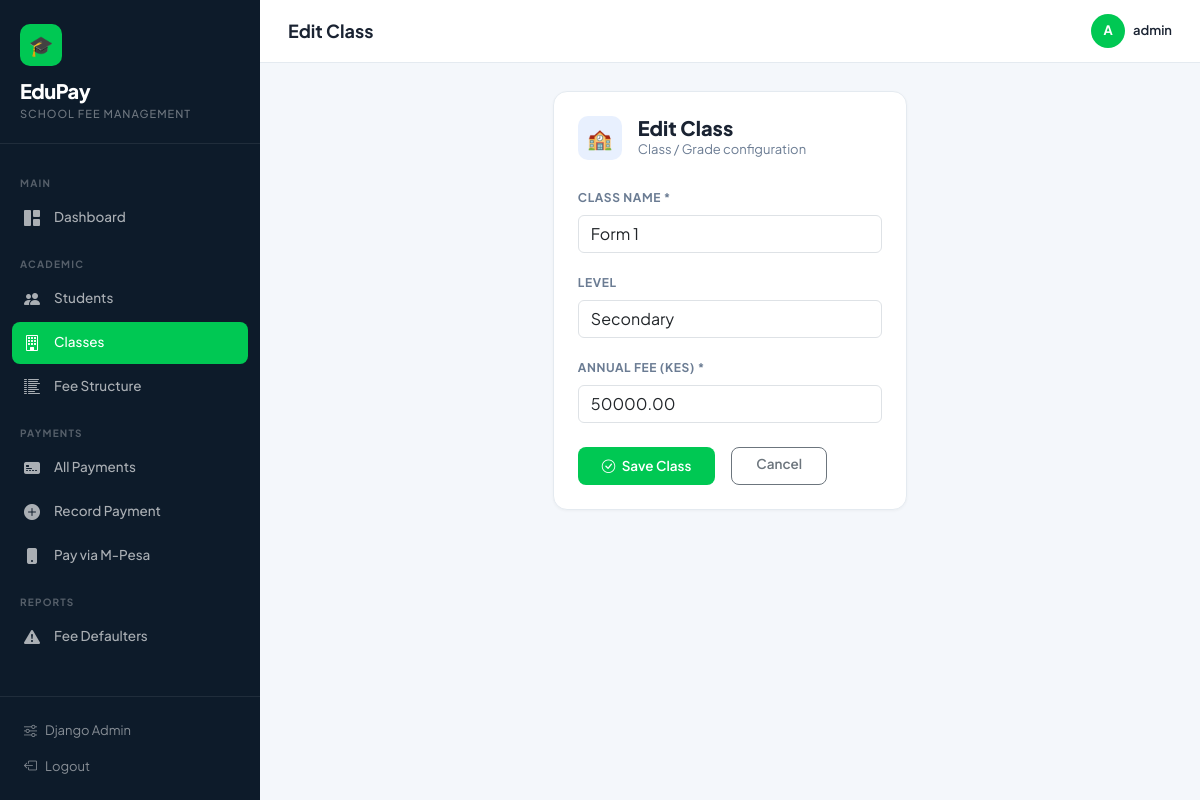
The page /classes/1/edit/ (signed in) on the database its author committed.
### fees/models.py (models this page shows, shortened)
class Class(models.Model):
    name = models.CharField(max_length=50)          # e.g. "Form 1", "Grade 6"
    level = models.CharField(max_length=50, blank=True)
    annual_fee = models.DecimalField(max_digits=10, decimal_places=2, default=0)
    class Meta:
        verbose_name_plural = "Classes"
        ordering = ['name']

### fees/views.py (the view)
# urls.py: path('classes/<int:pk>/edit/', views.class_edit, name='class_edit'),
@login_required
def class_edit(request, pk):
    cls = get_object_or_404(Class, pk=pk)
    if request.method == 'POST':
        form = ClassForm(request.POST, instance=cls)
        if form.is_valid():
            form.save()
            messages.success(request, 'Class updated!')
            return redirect('class_list')
    else:
        form = ClassForm(instance=cls)
    return render(request, 'fees/class_form.html', {'form': form, 'title': 'Edit Class', 'object': cls})

### fees/forms.py
class ClassForm(forms.ModelForm):
    class Meta:
        model = Class
        fields = ['name', 'level', 'annual_fee']
        widgets = {
            'name': forms.TextInput(attrs={'class': 'form-control', 'placeholder': 'e.g. Form 1'}),
            'level': forms.TextInput(attrs={'class': 'form-control', 'placeholder': 'e.g. Secondary'}),
            'annual_fee': forms.NumberInput(attrs={'class': 'form-control', 'placeholder': '0.00'}),
        }

### fees/templates/fees/class_form.html (shortened to what this page needs)
{% extends 'base.html' %}
{% block page_title %}{{ title }}{% endblock %}
{% block content %}
<div class="row justify-content-center">
  <div class="col-lg-5">
    <div class="ep-card">
      <div class="d-flex align-items-center gap-3 mb-4">
        <div style="width:44px; height:44px; background:#e8f0fe; border-radius:10px; display:flex; align-items:center; justify-content:center; font-size:20px;">🏫</div>
        <div>
          <h5 style="font-weight:800; margin:0;">{{ title }}</h5>
          <p style="margin:0; font-size:13px; color:#6b7c93;">Class / Grade configuration</p>
        </div>
      </div>
      <form method="post">
        <div class="row g-3">
          <div class="col-12">
            <label class="form-label" style="font-size:12px; font-weight:700; color:#6b7c93; text-transform:uppercase; letter-spacing:.6px;">Class Name *</label>
            {{ form.name }}
          </div>
          <div class="col-12">
            <label class="form-label" style="font-size:12px; font-weight:700; color:#6b7c93; text-transform:uppercase; letter-spacing:.6px;">Level</label>
            {{ form.level }}
          </div>
          <div class="col-12">
            <label class="form-label" style="font-size:12px; font-weight:700; color:#6b7c93; text-transform:uppercase; letter-spacing:.6px;">Annual Fee (KES) *</label>
            {{ form.annual_fee }}
          </div>
        </div>
        <div class="d-flex gap-3 mt-4">
          <button type="submit" class="btn-ep btn px-4">
            <i class="bi bi-check-circle me-1"></i> Save Class
          </button>
          <a href="{% url 'class_list' %}" class="btn btn-outline-secondary px-4" style="border-radius:8px; font-size:13.5px; font-weight:600;">Cancel</a>
        </div>
      </form>
    </div>
  </div>
</div>
{% endblock %}

### templates/base.html (shortened to what this page needs)
<!DOCTYPE html>
<html lang="en">
<head>
  <link href="https://cdn.jsdelivr.net/npm/bootstrap@5.3.2/dist/css/bootstrap.min.css" rel="stylesheet">
  <link href="https://cdn.jsdelivr.net/npm/bootstrap-icons@1.11.3/font/bootstrap-icons.css" rel="stylesheet">
</head>
<body>
<aside class="sidebar" id="sidebar">
  <div class="sidebar-brand">
    <div class="brand-icon">🎓</div>
    <div class="brand-name">EduPay</div>
    <div class="brand-sub">School Fee Management</div>
  </div>
  <nav class="sidebar-nav">
    <div class="nav-section-label">Main</div>
    <a href="{% url 'dashboard' %}" class="sidebar-link {% if request.resolver_match.url_name == 'dashboard' or request.resolver_match.url_name == 'home' %}active{% endif %}">
      <i class="bi bi-grid-1x2-fill"></i> Dashboard
    </a>
    <div class="nav-section-label">Academic</div>
    <a href="{% url 'student_list' %}" class="sidebar-link {% if 'student' in request.resolver_match.url_name %}active{% endif %}">
      <i class="bi bi-people-fill"></i> Students
    </a>
    <a href="{% url 'class_list' %}" class="sidebar-link {% if 'class' in request.resolver_match.url_name %}active{% endif %}">
      <i class="bi bi-building"></i> Classes
    </a>
    <a href="{% url 'fee_structure_list' %}" class="sidebar-link {% if 'fee_structure' in request.resolver_match.url_name %}active{% endif %}">
      <i class="bi bi-list-columns-reverse"></i> Fee Structure
    </a>
    <div class="nav-section-label">Payments</div>
    <a href="{% url 'payment_list' %}" class="sidebar-link {% if request.resolver_match.url_name == 'payment_list' %}active{% endif %}">
      <i class="bi bi-credit-card-2-front-fill"></i> All Payments
    </a>
    <a href="{% url 'payment_create' %}" class="sidebar-link {% if request.resolver_match.url_name == 'payment_create' %}active{% endif %}">
      <i class="bi bi-plus-circle-fill"></i> Record Payment
    </a>
    <a href="{% url 'mpesa_pay' %}" class="sidebar-link {% if 'mpesa' in request.resolver_match.url_name %}active{% endif %}">
      <i class="bi bi-phone-fill"></i> Pay via M-Pesa
    </a>
    <div class="nav-section-label">Reports</div>
    <a href="{% url 'defaulters_report' %}" class="sidebar-link {% if 'defaulters' in request.resolver_match.url_name %}active{% endif %}">
      <i class="bi bi-exclamation-triangle-fill"></i> Fee Defaulters
    </a>
  </nav>
  <div class="sidebar-footer">
    <a href="/admin/">
      <i class="bi bi-sliders"></i> Django Admin
    </a>
    <a href="{% url 'logout' %}">
      <i class="bi bi-box-arrow-left"></i> Logout
    </a>
  </div>
</aside>
<div class="main-wrap">
  <header class="topbar">
    <h1 class="page-title">{% block page_title %}Dashboard{% endblock %}</h1>
    <div class="topbar-right">
      <div class="user-badge">
        <div class="user-avatar">{{ request.user.username|first|upper }}</div>
        <span>{{ request.user.username }}</span>
      </div>
    </div>
  </header>
  <main class="page-content">
    {% block content %}{% endblock %}
  </main>
</div>
</body>
</html>

### templates/base.html (style rules this page uses)
:root { --ep-green: #00c853; --ep-green-dark: #00a040; --ep-green-light: #e8faf0; --ep-navy: #0d1b2a; --ep-slate: #1e3045; --ep-text: #1a2332; --ep-muted: #6b7c93; --ep-border: #e4eaf0; --ep-bg: #f4f7fb; --ep-card: #ffffff; --ep-mpesa: #00b300; --sidebar-w: 260px; --font: 'Plus Jakarta Sans', sans-serif; --mono: 'DM Mono', monospace; }
* { box-sizing: border-box; }
body { font-family: var(--font); background: var(--ep-bg); color: var(--ep-text); margin: 0; min-height: 100vh; }
.sidebar { position: fixed; top: 0; left: 0; width: var(--sidebar-w); height: 100vh; background: var(--ep-navy); display: flex; flex-direction: column; z-index: 1000; transition: transform .3s ease; overflow-y: auto; }
.sidebar-brand { padding: 24px 20px 20px; border-bottom: 1px solid rgba(255,255,255,.08); }
.sidebar-brand .brand-icon { width: 42px; height: 42px; background: var(--ep-green); border-radius: 10px; display: flex; align-items: center; justify-content: center; font-size: 20px; margin-bottom: 10px; }
.sidebar-brand .brand-name { font-size: 20px; font-weight: 800; color: #fff; letter-spacing: -0.5px; }
.sidebar-brand .brand-sub { font-size: 11px; color: rgba(255,255,255,.4); font-weight: 500; text-transform: uppercase; letter-spacing: 1px; }
.sidebar-nav { flex: 1; padding: 16px 12px; }
.nav-section-label { font-size: 10px; font-weight: 700; text-transform: uppercase; letter-spacing: 1.2px; color: rgba(255,255,255,.3); padding: 16px 8px 6px; }
.sidebar-link { display: flex; align-items: center; gap: 10px; padding: 9px 12px; border-radius: 8px; text-decoration: none; color: rgba(255,255,255,.65); font-size: 13.5px; font-weight: 500; transition: all .15s; margin-bottom: 2px; }
.sidebar-link.active { background: var(--ep-green); color: #fff; }
.sidebar-link i { font-size: 16px; width: 20px; flex-shrink: 0; }
.sidebar-footer { padding: 16px; border-top: 1px solid rgba(255,255,255,.08); }
.sidebar-footer a { display: flex; align-items: center; gap: 8px; color: rgba(255,255,255,.5); font-size: 13px; text-decoration: none; padding: 8px; border-radius: 6px; transition: .15s; }
.main-wrap { margin-left: var(--sidebar-w); min-height: 100vh; display: flex; flex-direction: column; }
.topbar { background: #fff; border-bottom: 1px solid var(--ep-border); padding: 14px 28px; display: flex; align-items: center; justify-content: space-between; position: sticky; top: 0; z-index: 100; }
.topbar .page-title { font-size: 18px; font-weight: 700; color: var(--ep-text); margin: 0; }
.topbar .topbar-right { display: flex; align-items: center; gap: 12px; }
.user-badge { display: flex; align-items: center; gap: 8px; font-size: 13px; font-weight: 600; color: var(--ep-text); }
.user-avatar { width: 34px; height: 34px; background: var(--ep-green); border-radius: 50%; display: flex; align-items: center; justify-content: center; color: #fff; font-size: 13px; font-weight: 700; }
.page-content { padding: 28px; flex: 1; }
.ep-card { background: var(--ep-card); border: 1px solid var(--ep-border); border-radius: 14px; padding: 24px; box-shadow: 0 1px 3px rgba(0,0,0,.04); }
.btn-ep { background: var(--ep-green); color: #fff; border: none; padding: 9px 18px; border-radius: 8px; font-size: 13.5px; font-weight: 600; cursor: pointer; transition: background .15s, transform .1s; font-family: var(--font); }
.page-content > * { animation: fadeIn .35s ease both; }

### rows shown on the page
Class: name "Form 1", level "Secondary", annual_fee "50000.00"

### other values the page prints
{{ title }} "Edit Class"
{{ request.user.username|first|upper }} "A"
{{ request.user.username }} "admin"
